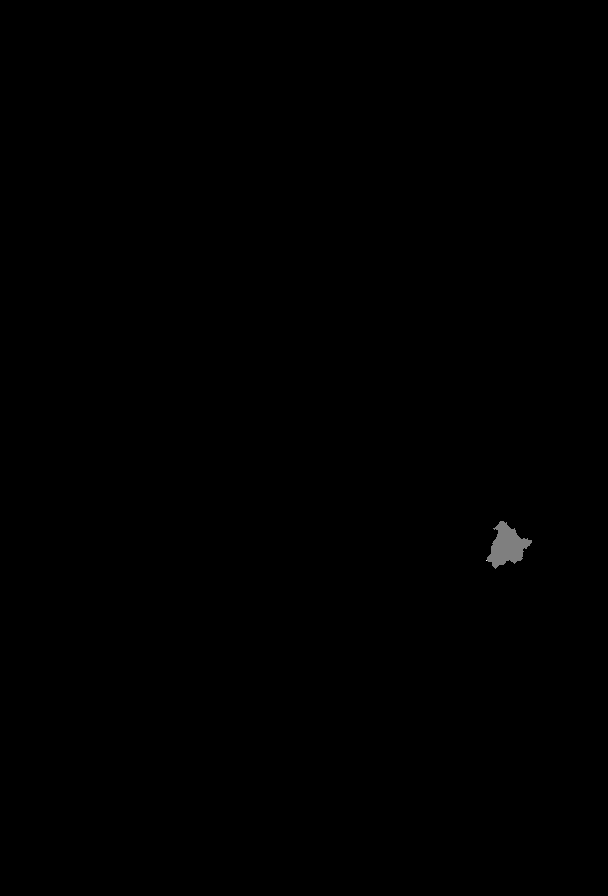
#> input picture Taylor_parflow/UCRB/9110000_WatershedMask.tif, 608 x 896 px
$ python subset_UCRB.py
#> lines starting #> are read from the running program, lines starting #| are printed output that depends on the picture; after the words box and inside, x2 and y2 are one past the last pixel; in counts of white or black regions, pixels touching at a corner belong together
import numpy as np
from parflow.tools.io import read_pfb, write_pfb, read_clm
from PIL import Image
import calendar
import os
import shutil

"""

Reference: github link to put here to the repository

This script subsets
 - the forcing data and the initial pressure from UCRB for the selected water year
(UCRB data in: https://datacommons.cyverse.org/browse/iplant/home/shared/commons_repo/curated/Tran_UpperCO_simulation_Sep2020).
 - all static inputs (i.e., slopes, indicator file, mask, and landcover)
Prepares the drv_clmin.dat for the selected year and copies the parflow-clm script in the run folder

What needs to be done is:
- set $water_years$ to the list of water years of interest

It assumes
- you downloaded the forcing data for UCRB (see README.md for more guidance)
- you downloaded the initial pressure for UCRB (see README.md for more guidance)
- you downloaded the static inputs for UCRB (see README.md for more guidance)
- you will be running with 9 processors (otherwise change P,Q, and R)
- you followed the folder structure reccomended on github, README.md (otherwise change all the paths to point in the proper folders/files)

"""

water_years = [1988,1990,2000,2002,2021,2013,2015,2016,2018]

# -----------------
# TOPOLOGY
# -----------------
#Processors topology (determines the distribution of forcing files, change this if not running on 3*3*1 = 9 processors)
P = 3
Q = 3
R = 1

#path to where the mask is stored (provided in inputs in the github repository)
path_mask = 'UCRB/9110000_WatershedMask.tif'

# -----------------
# PATHS WHERE THE UCRB STATIC INPUTS WHERE DOWNLOADED (datacommons.cyverse repository)
# -----------------
path_UCRB_vegm = 'UCRB/static_UCRB/drv_vegm_v2.UC.dat' #drv_vegm file
path_UCRB_slopex = 'UCRB/static_UCRB/UpperCO.slopex.rivth1500.pfb' #slope in x
path_UCRB_slopey = 'UCRB/static_UCRB/UpperCO.slopey.rivth1500.pfb' #slope in y
path_UCRB_indicator = 'UCRB/static_UCRB/UpperCO_IndicatorFile_v2.pfb' #indicator file (subsurface regions)


# -----------------
# PATHS WHERE THE Taylor STATIC INPUTS WILL BE SAVED
# -----------------
path_static_out = 'static_Taylor/' #will be created if it doesn't exist
path_Taylor_mask = 'static_Taylor/mask.pfb'
path_Taylor_vegm = 'static_Taylor/drv_vegm_v2.Taylor.dat'
path_Taylor_slopex = 'static_Taylor/slope_x.pfb'
path_Taylor_slopey = 'static_Taylor/slope_y.pfb'
path_Taylor_indicator = 'static_Taylor/Taylor.IndicatorFile_v2.pfb'

# -----------------
# MASK
# -----------------
#reading the mask of Taylor watershed and defining bounding box
mask_Taylor_in_UCRB = np.array(Image.open(f'{path_mask}'))
#> mask_Taylor_in_UCRB is the input picture: shape (896, 608) float32; min 0, max 2, mean 0.00211
mask_watershed = np.flip(mask_Taylor_in_UCRB,0) #y-axis in PF is S to N
where = np.array(np.where(mask_watershed))
x1, y1 = np.amin(where, axis=1)
#> x1 = 327; y1 = 486
x2, y2 = np.amax(where, axis=1)
#> x2 = 374; y2 = 531
#to make sure x2 and y2 are included in the subsetting
x2+=1
#> x2 = 375
y2+=1
#> y2 = 532


# -----------------
# SUBSETTING STATIC INPUTS (only needed once)
# -----------------

#check/create static input directory
if not os.path.exists(path_static_out):
        os.makedirs(path_static_out)

#subsetting the mask
mask_taylor = mask_watershed[x1:x2, y1:y2]
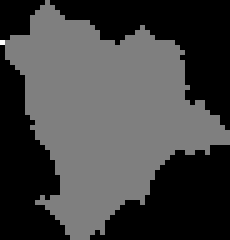
#> mask_taylor: shape (48, 46) float32 (shown 5 times larger); min 0, max 2, mean 0.522; drawn with min black and max white
mask_taylor[mask_taylor>0]=1
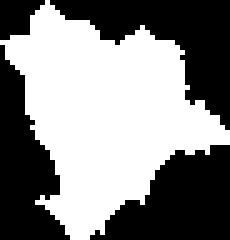
#> mask_taylor: shape (48, 46) float32 (shown 5 times larger); values 0 (black) and 1 (white), 52.1% white; 4 black regions, box (x1, y1, x2, y2) and area: (10, 0, 46, 26) 367, (18, 29, 46, 48) 339, (0, 9, 14, 48) 301, (0, 0, 9, 8) 50
write_pfb(path_Taylor_mask,mask_taylor.astype('float64'),dx=1000,dy=1000,dz=200,dist=False)
#> (this line was passed over: parflow is not available in this run)

#subsetting the indicator file (describing subsurface regions)
#> (the run stopped early here; a loop or call above may not have finished)
